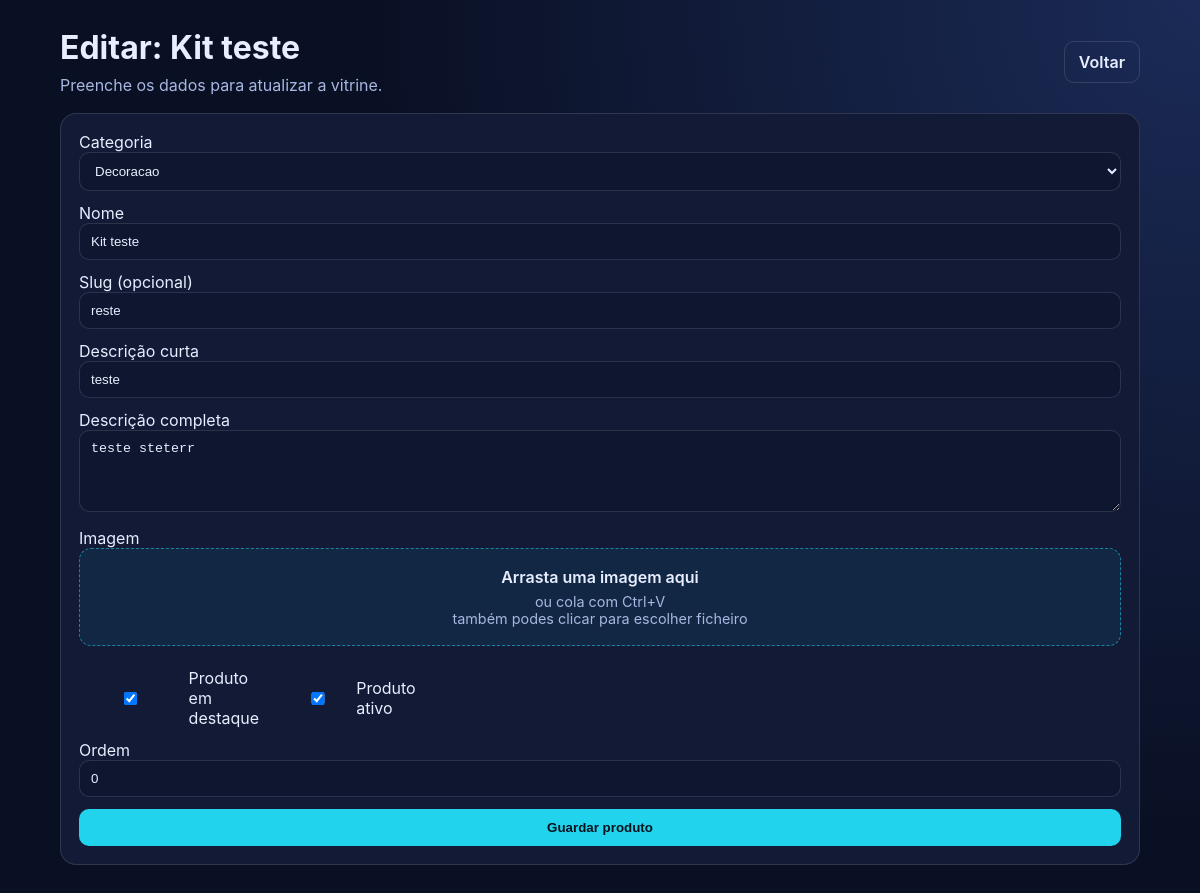
Screenshot of /adm/produtos/4/editar/ (signed in) with the database file from the repository.
### landing/models.py (models this page shows, shortened)
class TimeStampedModel(models.Model):
    created_at = models.DateTimeField(auto_now_add=True)
    updated_at = models.DateTimeField(auto_now=True)
    class Meta:
        abstract = True

class Product(TimeStampedModel):
    category = models.ForeignKey(Category, related_name="products", on_delete=models.PROTECT)
    name = models.CharField(max_length=120)
    slug = models.SlugField(max_length=150, unique=True)
    short_description = models.CharField(max_length=220)
    description = models.TextField(blank=True)
    image = models.ImageField(upload_to="products/", blank=True)
    price = models.DecimalField(max_digits=10, decimal_places=2, null=True, blank=True)
    is_featured = models.BooleanField(default=True)
    is_active = models.BooleanField(default=True)
    order = models.PositiveIntegerField(default=0)
    class Meta:
        ordering = ["order", "-created_at"]
        verbose_name = "Produto"
        verbose_name_plural = "Produtos"

### landing/views.py (the view)
# urls.py: path("adm/produtos/<int:product_id>/editar/", backoffice_product_edit, name="backoffice_product_edit"),
@login_required
def backoffice_product_edit(request, product_id):
    product = get_object_or_404(Product, id=product_id)
    if request.method == "POST":
        form = FeaturedProductForm(request.POST, request.FILES, instance=product)
        if form.is_valid():
            form.save()
            messages.success(request, "Produto atualizado com sucesso.")
            return redirect("landing:backoffice_dashboard")
    else:
        form = FeaturedProductForm(instance=product)
    return render(
        request,
        "landing/backoffice/product_form.html",
        {"form": form, "page_title": f"Editar: {product.name}"},
    )

### landing/forms.py (shortened to what this page needs)
class FeaturedProductForm(forms.ModelForm):
    class Meta:
        model = Product
        fields = [
            "category",
            "name",
            "slug",
            "short_description",
            "description",
            "image",
            "is_featured",
            "is_active",
            "order",
        ]
        widgets = {
            "description": forms.Textarea(attrs={"rows": 4}),
        }

### landing/models.py (called while the page is built)
    def __str__(self):
        return self.name

### landing/templates/landing/backoffice/product_form.html (shortened to what this page needs)
{% load static %}
<!DOCTYPE html>
<html lang="pt">
<head>
    <link rel="stylesheet" href="{% static 'css/backoffice/backoffice.css' %}">
</head>
<body class="backoffice-body">
    <div class="bo-shell">
        <header class="bo-header">
            <div>
                <h1>{{ page_title }}</h1>
                <p>Preenche os dados para atualizar a vitrine.</p>
            </div>
            <div class="bo-actions">
                <a href="{% url 'landing:backoffice_dashboard' %}" class="btn-secondary">Voltar</a>
            </div>
        </header>
        <section class="bo-card">
            <form method="post" enctype="multipart/form-data" class="bo-form">
                <div class="field">
                    <label for="{{ form.category.id_for_label }}">Categoria</label>
                    {{ form.category }}
                </div>
                <div class="field">
                    <label for="{{ form.name.id_for_label }}">Nome</label>
                    {{ form.name }}
                </div>
                <div class="field">
                    <label for="{{ form.slug.id_for_label }}">Slug (opcional)</label>
                    {{ form.slug }}
                </div>
                <div class="field">
                    <label for="{{ form.short_description.id_for_label }}">Descrição curta</label>
                    {{ form.short_description }}
                </div>
                <div class="field">
                    <label for="{{ form.description.id_for_label }}">Descrição completa</label>
                    {{ form.description }}
                </div>
                <div class="field">
                    <label for="{{ form.image.id_for_label }}">Imagem</label>
                    <div class="upload-quick" id="quickUploadBox" tabindex="0">
                        <p class="upload-title">Arrasta uma imagem aqui</p>
                        <p class="upload-subtitle">ou cola com Ctrl+V</p>
                        <p class="upload-subtitle">também podes clicar para escolher ficheiro</p>
                    </div>
                </div>
                <div class="field inline">
                    <label>{{ form.is_featured }} Produto em destaque</label>
                    <label>{{ form.is_active }} Produto ativo</label>
                </div>
                <div class="field">
                    <label for="{{ form.order.id_for_label }}">Ordem</label>
                    {{ form.order }}
                </div>
                <button type="submit" class="btn-primary">Guardar produto</button>
            </form>
        </section>
    </div>
</body>
</html>

### static/css/backoffice/backoffice.css (style rules this page uses)
:root { --bg: #0a1024; --panel: #121a36; --panel-2: #1a2549; --text: #e8eeff; --muted: #a8b7e1; --line: rgba(255, 255, 255, 0.12); --primary: #22d3ee; --warn: #f97316; --success: #22c55e; }
* { box-sizing: border-box; }
body.backoffice-body { margin: 0; font-family: Inter, Arial, sans-serif; background: radial-gradient(circle at top right, #1b2b57, var(--bg) 55%); color: var(--text); }
.bo-shell { width: min(1080px, 92%); margin: 28px auto 40px; }
.bo-header { display: flex; align-items: center; justify-content: space-between; gap: 16px; margin-bottom: 18px; }
.bo-header h1 { margin: 0 0 8px; }
.bo-header p { margin: 0; color: var(--muted); }
.bo-actions { display: flex; gap: 10px; flex-wrap: wrap; }
.bo-card { background: var(--panel); border: 1px solid var(--line); border-radius: 16px; padding: 18px; }
.btn-primary, .btn-secondary, .btn-small { text-decoration: none; border: 1px solid transparent; border-radius: 10px; padding: 10px 14px; font-weight: 600; display: inline-block; color: #04131d; background: var(--primary); }
.btn-secondary { background: transparent; border-color: var(--line); color: var(--text); }
.auth-form input, .bo-form input, .bo-form select, .bo-form textarea { width: 100%; background: #0f1730; border: 1px solid var(--line); border-radius: 10px; padding: 10px 11px; color: var(--text); }
.bo-form { display: grid; gap: 12px; }
.field.inline { display: flex; gap: 18px; flex-wrap: wrap; }
.field.inline label { display: flex; align-items: center; gap: 8px; }
.upload-quick { border: 1px dashed rgba(34, 211, 238, 0.55); border-radius: 12px; padding: 18px; text-align: center; background: rgba(34, 211, 238, 0.07); cursor: pointer; transition: background 0.2s ease, border-color 0.2s ease; }
.upload-title { margin: 0 0 6px; color: var(--text); font-weight: 600; }
.upload-subtitle { margin: 0; color: var(--muted); font-size: 0.9rem; }

### rows the page displays
Product: category "Decoracao", name "Kit teste", slug "reste", short_description "teste", description "teste steterr", is_featured "☑", is_active "☑", order "0"

### other values shown
{{ page_title }} "Editar: Kit teste"
